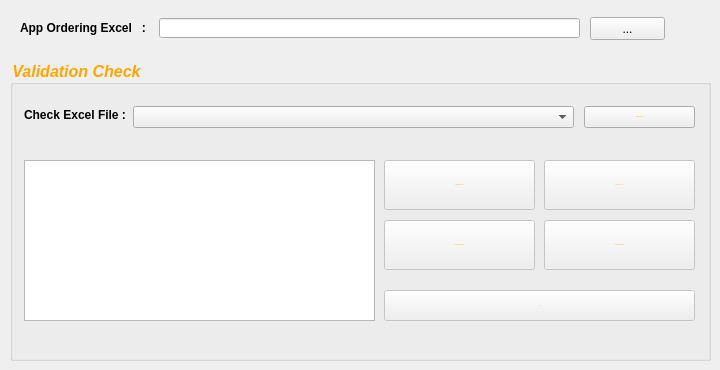
   <widget class="QWidget" name="tab_3">
    <attribute name="title">
     <string>Ordering 문서 검사 / Json 적용</string>
    </attribute>
    <widget class="QLineEdit" name="excelFolderNameLabel">
     <property name="geometry">
      <rect>
       <x>159</x>
       <y>18</y>
       <width>421</width>
       <height>20</height>
      </rect>
     </property>
    </widget>
    <widget class="QLabel" name="label_12">
     <property name="geometry">
      <rect>
       <x>20</x>
       <y>20</y>
       <width>131</width>
       <height>16</height>
      </rect>
     </property>
     <property name="font">
      <font>
       <family>Arial</family>
       <weight>75</weight>
       <bold>true</bold>
      </font>
     </property>
     <property name="text">
      <string>App Ordering Excel   :</string>
     </property>
    </widget>
    <widget class="QPushButton" name="excelButton">
     <property name="geometry">
      <rect>
       <x>590</x>
       <y>17</y>
       <width>75</width>
       <height>23</height>
      </rect>
     </property>
     <property name="text">
      <string>...</string>
     </property>
    </widget>
    <widget class="QGroupBox" name="groupBox_2">
     <property name="geometry">
      <rect>
       <x>10</x>
       <y>60</y>
       <width>701</width>
       <height>301</height>
      </rect>
     </property>
     <property name="font">
      <font>
       <family>Arial</family>
       <pointsize>12</pointsize>
       <weight>75</weight>
       <italic>true</italic>
       <bold>true</bold>
      </font>
     </property>
     <property name="styleSheet">
      <string notr="true">QGroupBox {color : orange}</string>
     </property>
     <property name="title">
      <string>Validation Check</string>
     </property>
     <widget class="QLabel" name="label_9">
      <property name="geometry">
       <rect>
        <x>14</x>
        <y>47</y>
        <width>141</width>
        <height>16</height>
       </rect>
      </property>
      <property name="font">
       <font>
        <family>Arial</family>
        <weight>75</weight>
        <bold>true</bold>
       </font>
      </property>
      <property name="text">
       <string>Check Excel File : </string>
      </property>
     </widget>
     <widget class="QPushButton" name="validationButton">
      <property name="enabled">
       <bool>true</bool>
      </property>
      <property name="geometry">
       <rect>
        <x>574</x>
        <y>46</y>
        <width>111</width>
        <height>22</height>
       </rect>
      </property>
      <property name="sizePolicy">
       <sizepolicy hsizetype="Minimum" vsizetype="Fixed">
        <horstretch>0</horstretch>
        <verstretch>0</verstretch>
       </sizepolicy>
      </property>
      <property name="font">
       <font>
        <pointsize>-1</pointsize>
       </font>
      </property>
      <property name="styleSheet">
       <string notr="true">QPushButton{color:orange}</string>
      </property>
      <property name="text">
       <string>Validation Check</string>
      </property>
     </widget>
     <widget class="QTextEdit" name="resultTextEdit">
      <property name="geometry">
       <rect>
        <x>14</x>
        <y>100</y>
        <width>351</width>
        <height>161</height>
       </rect>
      </property>
      <property name="undoRedoEnabled">
       <bool>false</bool>
      </property>
      <property name="readOnly">
       <bool>true</bool>
      </property>
     </widget>
     <widget class="QPushButton" name="itemCheckBtn">
      <property name="enabled">
       <bool>false</bool>
      </property>
      <property name="geometry">
       <rect>
        <x>374</x>
        <y>100</y>
        <width>151</width>
        <height>50</height>
       </rect>
      </property>
      <property name="sizePolicy">
       <sizepolicy hsizetype="Minimum" vsizetype="Fixed">
        <horstretch>0</horstretch>
        <verstretch>0</verstretch>
       </sizepolicy>
      </property>
      <property name="font">
       <font>
        <pointsize>-1</pointsize>
       </font>
      </property>
      <property name="styleSheet">
       <string notr="true">QPushButton{color:orange}</string>
      </property>
      <property name="text">
       <string>Critical Item Check</string>
      </property>
     </widget>
     <widget class="QPushButton" name="dupCheckBtn">
      <property name="enabled">
       <bool>false</bool>
      </property>
      <property name="geometry">
       <rect>
        <x>374</x>
        <y>160</y>
        <width>151</width>
        <height>50</height>
       </rect>
      </property>
      <property name="sizePolicy">
       <sizepolicy hsizetype="Minimum" vsizetype="Fixed">
        <horstretch>0</horstretch>
        <verstretch>0</verstretch>
       </sizepolicy>
      </property>
      <property name="font">
       <font>
        <pointsize>-1</pointsize>
       </font>
      </property>
      <property name="styleSheet">
       <string notr="true">QPushButton{color:orange}</string>
      </property>
      <property name="text">
       <string>Duplication Cell Check</string>
      </property>
     </widget>
     <widget class="QPushButton" name="blankCheckBtn">
      <property name="enabled">
       <bool>false</bool>
      </property>
      <property name="geometry">
       <rect>
        <x>534</x>
        <y>100</y>
        <width>151</width>
        <height>50</height>
       </rect>
      </property>
      <property name="sizePolicy">
       <sizepolicy hsizetype="Minimum" vsizetype="Fixed">
        <horstretch>0</horstretch>
        <verstretch>0</verstretch>
       </sizepolicy>
      </property>
      <property name="font">
       <font>
        <pointsize>-1</pointsize>
       </font>
      </property>
      <property name="cursor">
       <cursorShape>ArrowCursor</cursorShape>
      </property>
      <property name="styleSheet">
       <string notr="true">QPushButton{color:orange}</string>
      </property>
      <property name="text">
       <string>Blank Cell Check</string>
      </property>
     </widget>
     <widget class="QPushButton" name="OKBtn">
      <property name="enabled">
       <bool>false</bool>
      </property>
      <property name="geometry">
       <rect>
        <x>374</x>
        <y>230</y>
        <width>311</width>
        <height>31</height>
       </rect>
      </property>
      <property name="sizePolicy">
       <sizepolicy hsizetype="Minimum" vsizetype="Fixed">
        <horstretch>0</horstretch>
        <verstretch>0</verstretch>
       </sizepolicy>
      </property>
      <property name="font">
       <font>
        <pointsize>-1</pointsize>
       </font>
      </property>
      <property name="styleSheet">
       <string notr="true">QPushButton{color:orange}</string>
      </property>
      <property name="text">
       <string>OK</string>
      </property>
     </widget>
     <widget class="QComboBox" name="excelFileComboBox">
      <property name="geometry">
       <rect>
        <x>123</x>
        <y>46</y>
        <width>441</width>
        <height>22</height>
       </rect>
      </property>
      <property name="acceptDrops">
       <bool>false</bool>
      </property>
      <property name="currentText">
       <string/>
      </property>
     </widget>
     <widget class="QPushButton" name="countryCheckBtn">
      <property name="enabled">
       <bool>false</bool>
      </property>
      <property name="geometry">
       <rect>
        <x>534</x>
        <y>160</y>
        <width>151</width>
        <height>50</height>
       </rect>
      </property>
      <property name="sizePolicy">
       <sizepolicy hsizetype="Minimum" vsizetype="Fixed">
        <horstretch>0</horstretch>
        <verstretch>0</verstretch>
       </sizepolicy>
      </property>
      <property name="font">
       <font>
        <pointsize>-1</pointsize>
       </font>
      </property>
      <property name="styleSheet">
       <string notr="true">QPushButton{color:orange}</string>
      </property>
      <property name="text">
       <string>Country Code Check</string>
      </property>
     </widget>
    </widget>
   </widget>
